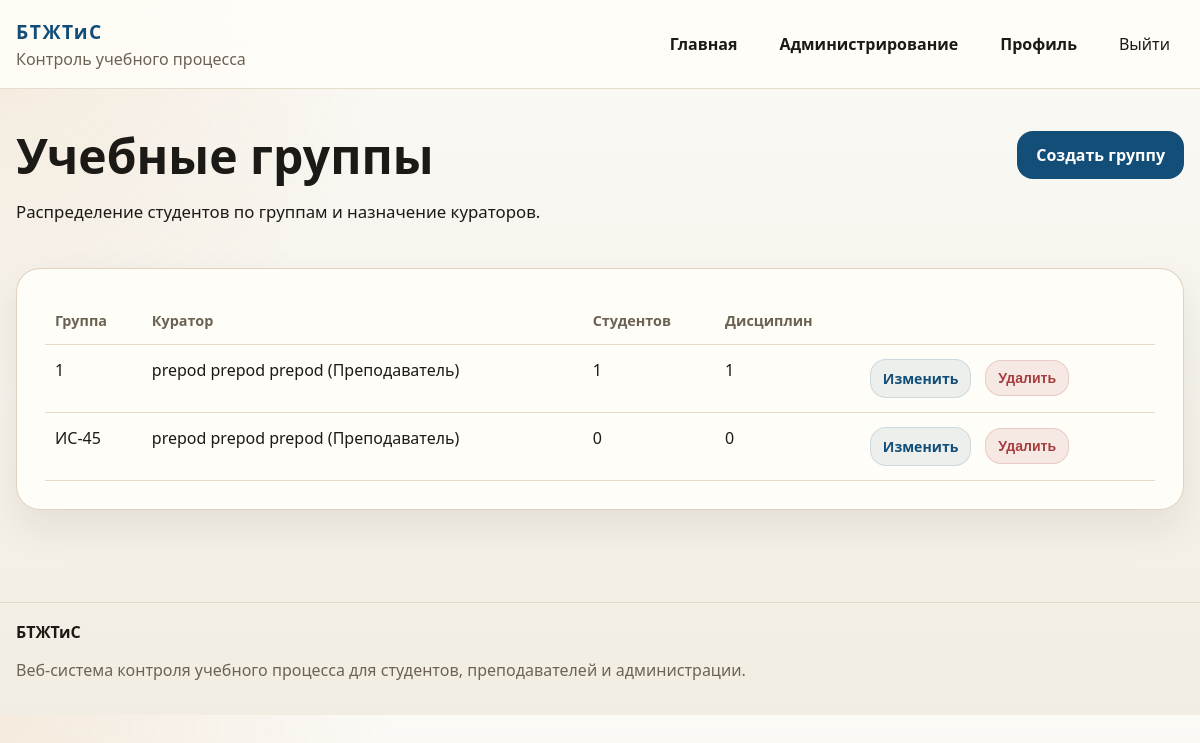
The page /admin-panel/groups/ (signed in) on the database as committed earlier.
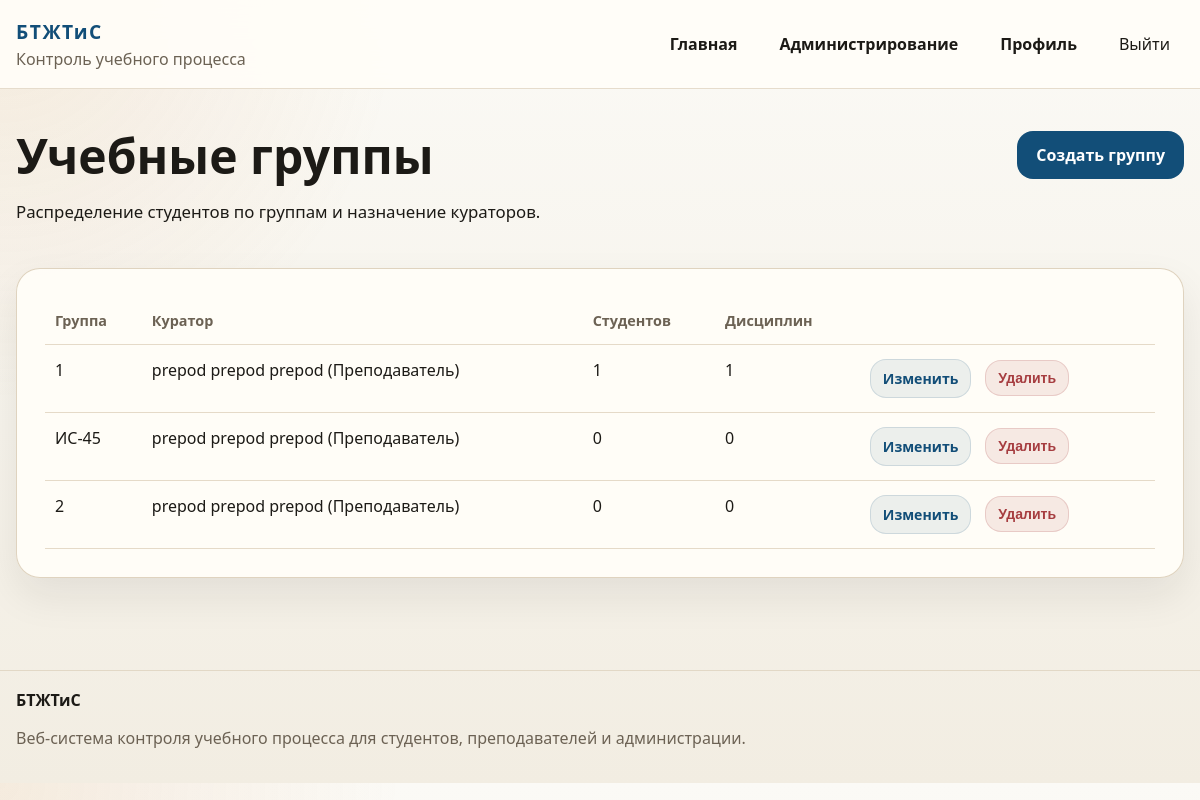
The same page on the database as committed later.
### education/models.py (models this page shows, shortened)
class AcademicGroup(models.Model):
    name = models.CharField("Название группы", max_length=50, unique=True)
    description = models.TextField("Описание", blank=True)
    curator = models.ForeignKey(
        settings.AUTH_USER_MODEL,
        on_delete=models.SET_NULL,
        blank=True,
        null=True,
        related_name="curated_groups",
        limit_choices_to={"role": ROLE_TEACHER},
        verbose_name="Куратор",
    )
    class Meta:
        ordering = ["name"]
        verbose_name = "Учебная группа"
        verbose_name_plural = "Учебные группы"

class User(AbstractUser):
    class Role(models.TextChoices):
        STUDENT = ROLE_STUDENT, "Студент"
        TEACHER = ROLE_TEACHER, "Преподаватель"
        ADMINISTRATOR = ROLE_ADMINISTRATOR, "Администратор"
    email = models.EmailField("Электронная почта", unique=True)
    middle_name = models.CharField("Отчество", max_length=150, blank=True)
    phone = models.CharField("Телефон", max_length=32, blank=True)
    bio = models.TextField("О себе", blank=True)
    role = models.CharField(
        "Роль",
        max_length=20,
        choices=Role.choices,
        default=Role.STUDENT,
    )
    academic_group = models.ForeignKey(
        "AcademicGroup",
        on_delete=models.SET_NULL,
        related_name="students",
        blank=True,
        null=True,
        verbose_name="Учебная группа",
    )
    REQUIRED_FIELDS = ["email", "first_name", "last_name"]
    objects = UserManager()
    class Meta:
        ordering = ["last_name", "first_name", "username"]
        verbose_name = "Пользователь"
        verbose_name_plural = "Пользователи"
    @property
    def full_name(self):
        return " ".join(
            part for part in [self.last_name, self.first_name, self.middle_name] if part
        ) or self.username
    @property
    def is_administrator(self):
        return self.role == self.Role.ADMINISTRATOR or self.is_superuser
    def __str__(self):
        return f"{self.full_name} ({self.get_role_display()})"

### education/views.py (the view)
# urls.py: path("admin-panel/groups/", views.group_list, name="group_list"),
@role_required(User.Role.ADMINISTRATOR)
def group_list(request):
    groups = AcademicGroup.objects.annotate(
        students_total=Count("students", distinct=True),
        disciplines_total=Count("disciplines", distinct=True),
    )
    return render(request, "education/group_list.html", {"groups": groups})

### education/utils.py (called while the page is built)
def role_required(*roles):
    def decorator(view_func):
        @wraps(view_func)
        def _wrapped_view(request, *args, **kwargs):
            if not request.user.is_authenticated:
                return redirect("login")
            if request.user.is_superuser or request.user.role in roles:
                return view_func(request, *args, **kwargs)
            messages.error(request, "У вас нет доступа к данному разделу.")
            return redirect(dashboard_url_for(request.user))
        return _wrapped_view
    return decorator

### templates/education/group_list.html (shortened to what this page needs)
{% extends "base.html" %}
{% block content %}
<section class="section">
    <div class="container">
        <div class="page-head page-head-inline">
            <div>
                <h1>Учебные группы</h1>
                <p>Распределение студентов по группам и назначение кураторов.</p>
            </div>
            <div class="head-actions">
                <a class="btn btn-primary" href="{% url 'education:group_create' %}">Создать группу</a>
            </div>
        </div>
        <section class="panel">
            <div class="table-wrap">
                <table class="data-table">
                    <thead>
                        <tr>
                            <th>Группа</th>
                            <th>Куратор</th>
                            <th>Студентов</th>
                            <th>Дисциплин</th>
                            <th></th>
                        </tr>
                    </thead>
                    <tbody>
                        {% for group in groups %}
                            <tr>
                                <td>{{ group.name }}</td>
                                <td>{{ group.curator|default:"-" }}</td>
                                <td>{{ group.students_total }}</td>
                                <td>{{ group.disciplines_total }}</td>
                                <td class="actions-cell">
                                    <a class="btn btn-secondary btn-small" href="{% url 'education:group_edit' group.pk %}">Изменить</a>
                                    <form method="post" action="{% url 'education:group_delete' group.pk %}" class="inline-form">
                                        <button type="submit" class="btn btn-danger btn-small" onclick="return confirm('Удалить учебную группу?');">
                                            Удалить
                                        </button>
                                    </form>
                                </td>
                            </tr>
                        {% empty %}
                            <tr>
                                <td colspan="5">Группы пока не созданы.</td>
                            </tr>
                        {% endfor %}
                    </tbody>
                </table>
            </div>
        </section>
    </div>
</section>
{% endblock %}

Rows that differ between the two databases and show on the page:
added AcademicGroup: name "2", curator "prepod prepod prepod (Преподаватель)", students_total "0", disciplines_total "0"
